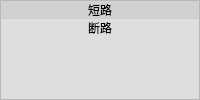
                        <widget class="QFrame" name="frame_24">
                         <property name="sizePolicy">
                          <sizepolicy hsizetype="Preferred" vsizetype="Preferred">
                           <horstretch>2</horstretch>
                           <verstretch>0</verstretch>
                          </sizepolicy>
                         </property>
                         <property name="styleSheet">
                          <string notr="true">#frame_24{
	background-color: rgb(222, 222, 222);

}
QPushButton{
	background-color: rgb(222, 222, 222);
	border:none;
	color: rgb(0, 0, 0);
	font: 14pt &quot;幼圆&quot;;
}

#QPushButton_duanlu_2:hover{background-color: rgb(209, 209, 209);}</string>
                         </property>
                         <property name="frameShape">
                          <enum>QFrame::StyledPanel</enum>
                         </property>
                         <property name="frameShadow">
                          <enum>QFrame::Raised</enum>
                         </property>
                         <layout class="QVBoxLayout" name="verticalLayout_26">
                          <property name="spacing">
                           <number>0</number>
                          </property>
                          <property name="leftMargin">
                           <number>0</number>
                          </property>
                          <property name="topMargin">
                           <number>0</number>
                          </property>
                          <property name="rightMargin">
                           <number>0</number>
                          </property>
                          <property name="bottomMargin">
                           <number>0</number>
                          </property>
                          <item>
                           <widget class="QPushButton" name="pushButton_duanlu">
                            <property name="sizePolicy">
                             <sizepolicy hsizetype="Minimum" vsizetype="Expanding">
                              <horstretch>0</horstretch>
                              <verstretch>1</verstretch>
                             </sizepolicy>
                            </property>
                            <property name="styleSheet">
                             <string notr="true">QPushButton{background-color: rgb(209, 209, 209);}
QPushButton:hover{background-color: rgb(209, 209, 209);}</string>
                            </property>
                            <property name="text">
                             <string>短路</string>
                            </property>
                           </widget>
                          </item>
                          <item>
                           <widget class="QPushButton" name="pushButton_duanlu_2">
                            <property name="sizePolicy">
                             <sizepolicy hsizetype="Minimum" vsizetype="Expanding">
                              <horstretch>0</horstretch>
                              <verstretch>1</verstretch>
                             </sizepolicy>
                            </property>
                            <property name="styleSheet">
                             <string notr="true">QPushButton:hover{background-color: rgb(209, 209, 209);}</string>
                            </property>
                            <property name="text">
                             <string>断路</string>
                            </property>
                           </widget>
                          </item>
                          <item>
                           <widget class="QPushButton" name="pushButton_24">
                            <property name="sizePolicy">
                             <sizepolicy hsizetype="Minimum" vsizetype="Expanding">
                              <horstretch>0</horstretch>
                              <verstretch>1</verstretch>
                             </sizepolicy>
                            </property>
                            <property name="styleSheet">
                             <string notr="true"/>
                            </property>
                            <property name="text">
                             <string/>
                            </property>
                           </widget>
                          </item>
                          <item>
                           <widget class="QPushButton" name="pushButton_25">
                            <property name="sizePolicy">
                             <sizepolicy hsizetype="Minimum" vsizetype="Expanding">
                              <horstretch>0</horstretch>
                              <verstretch>5</verstretch>
                             </sizepolicy>
                            </property>
                            <property name="styleSheet">
                             <string notr="true"/>
                            </property>
                            <property name="text">
                             <string/>
                            </property>
                           </widget>
                          </item>
                         </layout>
                        </widget>
